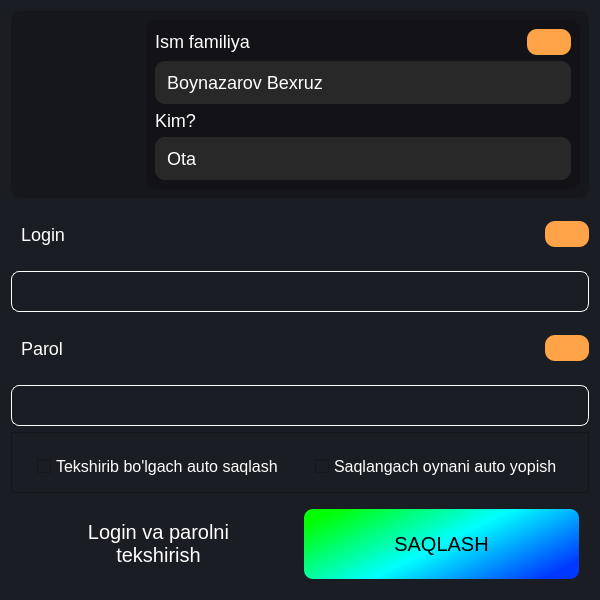
<?xml version="1.0" encoding="UTF-8"?>
<ui version="4.0">
 <class>Frame</class>
 <widget class="QFrame" name="Frame">
  <property name="geometry">
   <rect>
    <x>0</x>
    <y>0</y>
    <width>600</width>
    <height>600</height>
   </rect>
  </property>
  <property name="minimumSize">
   <size>
    <width>600</width>
    <height>500</height>
   </size>
  </property>
  <property name="maximumSize">
   <size>
    <width>700</width>
    <height>600</height>
   </size>
  </property>
  <property name="windowTitle">
   <string>Login va parolni taxrirlash</string>
  </property>
  <property name="windowIcon">
   <iconset>
    <normaloff>icons/main-icon.png</normaloff>icons/main-icon.png</iconset>
  </property>
  <property name="styleSheet">
   <string notr="true">*{
background-color: rgb(27, 29, 36);
color: white;
font-family: &quot;Mongolian Baiti&quot;;
}
QLabel{
font-size: 18px;
}
QLineEdit{
font-size: 18px;
padding: 4px;
color: white;
}</string>
  </property>
  <layout class="QVBoxLayout" name="verticalLayout">
   <item>
    <widget class="QFrame" name="frame_41">
     <property name="maximumSize">
      <size>
       <width>16777215</width>
       <height>500</height>
      </size>
     </property>
     <property name="styleSheet">
      <string notr="true">*{
border-radius: 10px;
background-color: rgb(0, 0, 0, 0.2);}
QLineEdit{
background-color: rgb(40,40,40);
background-color: rgb(40,40,40);
padding: 10px;
}</string>
     </property>
     <property name="frameShape">
      <enum>QFrame::StyledPanel</enum>
     </property>
     <property name="frameShadow">
      <enum>QFrame::Raised</enum>
     </property>
     <layout class="QHBoxLayout" name="horizontalLayout_21">
      <property name="rightMargin">
       <number>9</number>
      </property>
      <item>
       <widget class="QFrame" name="frame_46">
        <property name="styleSheet">
         <string notr="true">background-color: rgb(0, 0, 0,0);</string>
        </property>
        <property name="frameShape">
         <enum>QFrame::NoFrame</enum>
        </property>
        <property name="frameShadow">
         <enum>QFrame::Raised</enum>
        </property>
        <layout class="QVBoxLayout" name="verticalLayout_19">
         <property name="spacing">
          <number>0</number>
         </property>
         <property name="leftMargin">
          <number>0</number>
         </property>
         <property name="topMargin">
          <number>0</number>
         </property>
         <property name="rightMargin">
          <number>0</number>
         </property>
         <property name="bottomMargin">
          <number>0</number>
         </property>
         <item>
          <widget class="QLabel" name="label_52">
           <property name="minimumSize">
            <size>
             <width>120</width>
             <height>120</height>
            </size>
           </property>
           <property name="maximumSize">
            <size>
             <width>120</width>
             <height>120</height>
            </size>
           </property>
           <property name="cursor">
            <cursorShape>ArrowCursor</cursorShape>
           </property>
           <property name="text">
            <string/>
           </property>
           <property name="pixmap">
            <pixmap>icons/girl.png</pixmap>
           </property>
           <property name="scaledContents">
            <bool>true</bool>
           </property>
           <property name="alignment">
            <set>Qt::AlignCenter</set>
           </property>
          </widget>
         </item>
        </layout>
       </widget>
      </item>
      <item>
       <widget class="QFrame" name="frame_42">
        <property name="styleSheet">
         <string notr="true">QLabel{
	background-color: rgb(0, 0, 0, 0);
}</string>
        </property>
        <property name="frameShape">
         <enum>QFrame::StyledPanel</enum>
        </property>
        <property name="frameShadow">
         <enum>QFrame::Raised</enum>
        </property>
        <layout class="QVBoxLayout" name="verticalLayout_18">
         <property name="rightMargin">
          <number>9</number>
         </property>
         <item>
          <widget class="QFrame" name="frame_31">
           <property name="styleSheet">
            <string notr="true">background-color: none;</string>
           </property>
           <property name="frameShape">
            <enum>QFrame::StyledPanel</enum>
           </property>
           <property name="frameShadow">
            <enum>QFrame::Raised</enum>
           </property>
           <layout class="QHBoxLayout" name="horizontalLayout_31">
            <property name="spacing">
             <number>6</number>
            </property>
            <property name="leftMargin">
             <number>0</number>
            </property>
            <property name="topMargin">
             <number>0</number>
            </property>
            <property name="rightMargin">
             <number>0</number>
            </property>
            <property name="bottomMargin">
             <number>0</number>
            </property>
            <item>
             <widget class="QLabel" name="label_50">
              <property name="sizePolicy">
               <sizepolicy hsizetype="Preferred" vsizetype="Maximum">
                <horstretch>0</horstretch>
                <verstretch>0</verstretch>
               </sizepolicy>
              </property>
              <property name="text">
               <string>Ism familiya</string>
              </property>
             </widget>
            </item>
            <item>
             <widget class="QPushButton" name="copy_phone_9">
              <property name="sizePolicy">
               <sizepolicy hsizetype="Maximum" vsizetype="Fixed">
                <horstretch>0</horstretch>
                <verstretch>0</verstretch>
               </sizepolicy>
              </property>
              <property name="cursor">
               <cursorShape>PointingHandCursor</cursorShape>
              </property>
              <property name="focusPolicy">
               <enum>Qt::ClickFocus</enum>
              </property>
              <property name="styleSheet">
               <string notr="true">QPushButton{
padding: 6px 6px;
background-color: rgb(255, 163, 72);
}
QPushButton:focus{
background-color: rgb(163, 255, 72);
}
</string>
              </property>
              <property name="text">
               <string/>
              </property>
              <property name="icon">
               <iconset>
                <normaloff>icons/copy.png</normaloff>
                <activeoff>icons/check-active.png</activeoff>
                <activeon>icons/check-active.png</activeon>
                <selectedoff>icons/check-active.png</selectedoff>
                <selectedon>icons/check-active.png</selectedon>icons/copy.png</iconset>
              </property>
             </widget>
            </item>
           </layout>
          </widget>
         </item>
         <item>
          <widget class="QLineEdit" name="lineEdit_21">
           <property name="text">
            <string>Boynazarov Bexruz</string>
           </property>
           <property name="readOnly">
            <bool>true</bool>
           </property>
          </widget>
         </item>
         <item>
          <widget class="QFrame" name="frame_32">
           <property name="styleSheet">
            <string notr="true">background-color: none;</string>
           </property>
           <property name="frameShape">
            <enum>QFrame::StyledPanel</enum>
           </property>
           <property name="frameShadow">
            <enum>QFrame::Raised</enum>
           </property>
           <layout class="QHBoxLayout" name="horizontalLayout_32">
            <property name="spacing">
             <number>6</number>
            </property>
            <property name="leftMargin">
             <number>0</number>
            </property>
            <property name="topMargin">
             <number>0</number>
            </property>
            <property name="rightMargin">
             <number>0</number>
            </property>
            <property name="bottomMargin">
             <number>0</number>
            </property>
            <item>
             <widget class="QLabel" name="label_60">
              <property name="sizePolicy">
               <sizepolicy hsizetype="Preferred" vsizetype="Maximum">
                <horstretch>0</horstretch>
                <verstretch>0</verstretch>
               </sizepolicy>
              </property>
              <property name="text">
               <string>Kim?</string>
              </property>
             </widget>
            </item>
           </layout>
          </widget>
         </item>
         <item>
          <widget class="QLineEdit" name="lineEdit_22">
           <property name="text">
            <string>Ota</string>
           </property>
           <property name="readOnly">
            <bool>true</bool>
           </property>
          </widget>
         </item>
        </layout>
       </widget>
      </item>
     </layout>
    </widget>
   </item>
   <item>
    <widget class="QFrame" name="frame_34">
     <property name="styleSheet">
      <string notr="true">border-radius: 10px;
background-color: none;</string>
     </property>
     <property name="frameShape">
      <enum>QFrame::StyledPanel</enum>
     </property>
     <property name="frameShadow">
      <enum>QFrame::Raised</enum>
     </property>
     <layout class="QHBoxLayout" name="horizontalLayout_34">
      <property name="spacing">
       <number>6</number>
      </property>
      <property name="leftMargin">
       <number>0</number>
      </property>
      <property name="topMargin">
       <number>0</number>
      </property>
      <property name="rightMargin">
       <number>0</number>
      </property>
      <property name="bottomMargin">
       <number>0</number>
      </property>
      <item>
       <widget class="QLabel" name="label_62">
        <property name="sizePolicy">
         <sizepolicy hsizetype="Preferred" vsizetype="Maximum">
          <horstretch>0</horstretch>
          <verstretch>0</verstretch>
         </sizepolicy>
        </property>
        <property name="text">
         <string>  Login</string>
        </property>
       </widget>
      </item>
      <item>
       <widget class="QPushButton" name="copy_phone_12">
        <property name="sizePolicy">
         <sizepolicy hsizetype="Maximum" vsizetype="Fixed">
          <horstretch>0</horstretch>
          <verstretch>0</verstretch>
         </sizepolicy>
        </property>
        <property name="cursor">
         <cursorShape>PointingHandCursor</cursorShape>
        </property>
        <property name="focusPolicy">
         <enum>Qt::ClickFocus</enum>
        </property>
        <property name="styleSheet">
         <string notr="true">QPushButton{
padding: 6px 6px;
background-color: rgb(255, 163, 72);
}
QPushButton:focus{
background-color: rgb(163, 255, 72);
}
</string>
        </property>
        <property name="text">
         <string/>
        </property>
        <property name="icon">
         <iconset>
          <normaloff>icons/copy.png</normaloff>
          <activeoff>icons/check-active.png</activeoff>icons/copy.png</iconset>
        </property>
       </widget>
      </item>
     </layout>
    </widget>
   </item>
   <item>
    <widget class="QLineEdit" name="lineEdit_20">
     <property name="styleSheet">
      <string notr="true">QLineEdit{
padding: 8px;
border-radius: 8px;
border:1px solid white;}

QLineEdit:focus{
border-color: cyan;
}</string>
     </property>
     <property name="text">
      <string/>
     </property>
     <property name="readOnly">
      <bool>false</bool>
     </property>
     <property name="cursorMoveStyle">
      <enum>Qt::VisualMoveStyle</enum>
     </property>
    </widget>
   </item>
   <item>
    <widget class="QFrame" name="frame_33">
     <property name="styleSheet">
      <string notr="true">
border-radius: 10px;
background-color: none;</string>
     </property>
     <property name="frameShape">
      <enum>QFrame::StyledPanel</enum>
     </property>
     <property name="frameShadow">
      <enum>QFrame::Raised</enum>
     </property>
     <layout class="QHBoxLayout" name="horizontalLayout_33">
      <property name="spacing">
       <number>6</number>
      </property>
      <property name="leftMargin">
       <number>0</number>
      </property>
      <property name="topMargin">
       <number>0</number>
      </property>
      <property name="rightMargin">
       <number>0</number>
      </property>
      <property name="bottomMargin">
       <number>0</number>
      </property>
      <item>
       <widget class="QLabel" name="label_61">
        <property name="sizePolicy">
         <sizepolicy hsizetype="Preferred" vsizetype="Maximum">
          <horstretch>0</horstretch>
          <verstretch>0</verstretch>
         </sizepolicy>
        </property>
        <property name="text">
         <string>  Parol</string>
        </property>
       </widget>
      </item>
      <item>
       <widget class="QPushButton" name="copy_phone_11">
        <property name="sizePolicy">
         <sizepolicy hsizetype="Maximum" vsizetype="Fixed">
          <horstretch>0</horstretch>
          <verstretch>0</verstretch>
         </sizepolicy>
        </property>
        <property name="cursor">
         <cursorShape>PointingHandCursor</cursorShape>
        </property>
        <property name="focusPolicy">
         <enum>Qt::ClickFocus</enum>
        </property>
        <property name="styleSheet">
         <string notr="true">QPushButton{
padding: 6px 6px;
background-color: rgb(255, 163, 72);
}
QPushButton:focus{
background-color: rgb(163, 255, 72);
}
</string>
        </property>
        <property name="text">
         <string/>
        </property>
        <property name="icon">
         <iconset>
          <normaloff>icons/copy.png</normaloff>
          <activeoff>icons/check-active.png</activeoff>icons/copy.png</iconset>
        </property>
       </widget>
      </item>
     </layout>
    </widget>
   </item>
   <item>
    <widget class="QLineEdit" name="lineEdit_19">
     <property name="styleSheet">
      <string notr="true">QLineEdit{
padding: 8px;
border-radius: 8px;
border:1px solid white;}

QLineEdit:focus{
border-color: cyan;
}</string>
     </property>
     <property name="text">
      <string/>
     </property>
     <property name="cursorMoveStyle">
      <enum>Qt::VisualMoveStyle</enum>
     </property>
    </widget>
   </item>
   <item>
    <widget class="QFrame" name="frame">
     <property name="styleSheet">
      <string notr="true">text-align: center;
font-size: 16px;

</string>
     </property>
     <property name="frameShape">
      <enum>QFrame::StyledPanel</enum>
     </property>
     <property name="frameShadow">
      <enum>QFrame::Raised</enum>
     </property>
     <layout class="QHBoxLayout" name="horizontalLayout">
      <property name="leftMargin">
       <number>0</number>
      </property>
      <property name="topMargin">
       <number>9</number>
      </property>
      <property name="rightMargin">
       <number>0</number>
      </property>
      <property name="bottomMargin">
       <number>0</number>
      </property>
      <item>
       <widget class="QCheckBox" name="checkBox">
        <property name="sizePolicy">
         <sizepolicy hsizetype="Maximum" vsizetype="Maximum">
          <horstretch>0</horstretch>
          <verstretch>0</verstretch>
         </sizepolicy>
        </property>
        <property name="cursor">
         <cursorShape>PointingHandCursor</cursorShape>
        </property>
        <property name="text">
         <string>Tekshirib bo'lgach auto saqlash</string>
        </property>
       </widget>
      </item>
      <item>
       <widget class="QCheckBox" name="checkBox_2">
        <property name="sizePolicy">
         <sizepolicy hsizetype="Maximum" vsizetype="Maximum">
          <horstretch>0</horstretch>
          <verstretch>0</verstretch>
         </sizepolicy>
        </property>
        <property name="cursor">
         <cursorShape>PointingHandCursor</cursorShape>
        </property>
        <property name="text">
         <string>Saqlangach oynani auto yopish</string>
        </property>
       </widget>
      </item>
     </layout>
    </widget>
   </item>
   <item>
    <widget class="QFrame" name="frame_23">
     <property name="styleSheet">
      <string notr="true">background-color: none;</string>
     </property>
     <property name="frameShape">
      <enum>QFrame::NoFrame</enum>
     </property>
     <property name="frameShadow">
      <enum>QFrame::Raised</enum>
     </property>
     <layout class="QHBoxLayout" name="horizontalLayout_23">
      <item>
       <widget class="QPushButton" name="pushButton_13">
        <property name="cursor">
         <cursorShape>PointingHandCursor</cursorShape>
        </property>
        <property name="styleSheet">
         <string notr="true">QPushButton{
border-radius: 10px;
padding: 10px;
font-size: 20px;
color: white;
}

QPushButton:hover{
border-color:  black;
	background-color: rgb(0,20,20);
}</string>
        </property>
        <property name="text">
         <string>Login va parolni
tekshirish</string>
        </property>
       </widget>
      </item>
      <item>
       <widget class="QPushButton" name="pushButton_12">
        <property name="cursor">
         <cursorShape>PointingHandCursor</cursorShape>
        </property>
        <property name="styleSheet">
         <string notr="true">QPushButton{
border-radius: 10px;
padding: 22px;
font-size: 20px;
color: black;
	background-color: qlineargradient(spread:pad, x1:0, y1:0.227, x2:1, y2:0.739, stop:0 rgba(0, 255, 0, 255), stop:0.507389 rgba(0, 255, 255, 255), stop:1 rgba(0, 56, 255, 255));
border: 2px solid rgb(0,0,0,0);
}
QPushButton:hover{
border-color:  black;
	background-color: rgb(0, 255, 77);
}</string>
        </property>
        <property name="text">
         <string>SAQLASH</string>
        </property>
       </widget>
      </item>
     </layout>
    </widget>
   </item>
  </layout>
 </widget>
 <resources/>
 <connections/>
</ui>
